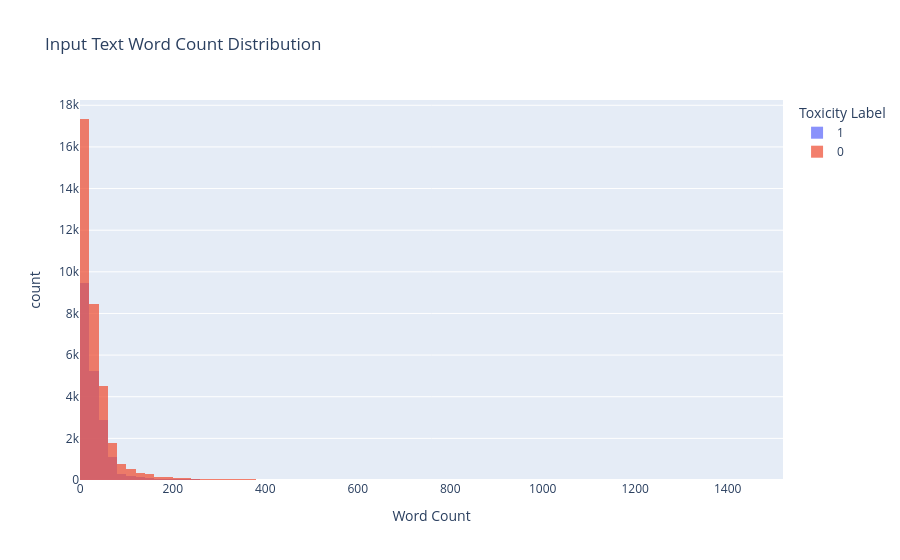

The notebook cell saved with this chart:
### Markdown cell above
## 2. Token Length Distribution

### Code cell
classifier_df['word_count'] = classifier_df['text'].fillna('').apply(lambda x: len(str(x).split()))

fig2 = px.histogram(classifier_df, x='word_count', color='label', nbins=100, 
                    title='Input Text Word Count Distribution',
                    labels={'word_count': 'Word Count', 'label': 'Toxicity Label'})
fig2.update_layout(barmode='overlay')
fig2.update_traces(opacity=0.75)
fig2.show()

print("Input Text Stats:")
print(classifier_df['word_count'].describe())

### Figure 1 — Plotly figure (JSON) as saved in the notebook; plotly's stock layout.template omitted (floating-point values rounded to 4 significant figures; data arrays with more than 128 entries replaced by an {"elided": "..."} marker saying what was removed)
{"data": [{"bingroup": "x", "hovertemplate": "Toxicity Label=1<br>Word Count=%{x}<br>count=%{y}<extra></extra>", "legendgroup": "1", "marker": {"color": "#636efa", "pattern": {"shape": ""}}, "name": "1", "nbinsx": 100, "opacity": 0.75, "orientation": "v", "showlegend": true, "type": "histogram", "x": {"elided": "19857 int values"}, "xaxis": "x", "yaxis": "y"}, {"bingroup": "x", "hovertemplate": "Toxicity Label=0<br>Word Count=%{x}<br>count=%{y}<extra></extra>", "legendgroup": "0", "marker": {"color": "#EF553B", "pattern": {"shape": ""}}, "name": "0", "nbinsx": 100, "opacity": 0.75, "orientation": "v", "showlegend": true, "type": "histogram", "x": {"elided": "34921 int values"}, "xaxis": "x", "yaxis": "y"}], "layout": {"barmode": "overlay", "legend": {"title": {"text": "Toxicity Label"}, "tracegroupgap": 0}, "title": {"text": "Input Text Word Count Distribution"}, "xaxis": {"anchor": "y", "domain": [0, 1], "title": {"text": "Word Count"}}, "yaxis": {"anchor": "x", "domain": [0, 1], "title": {"text": "count"}}}}
